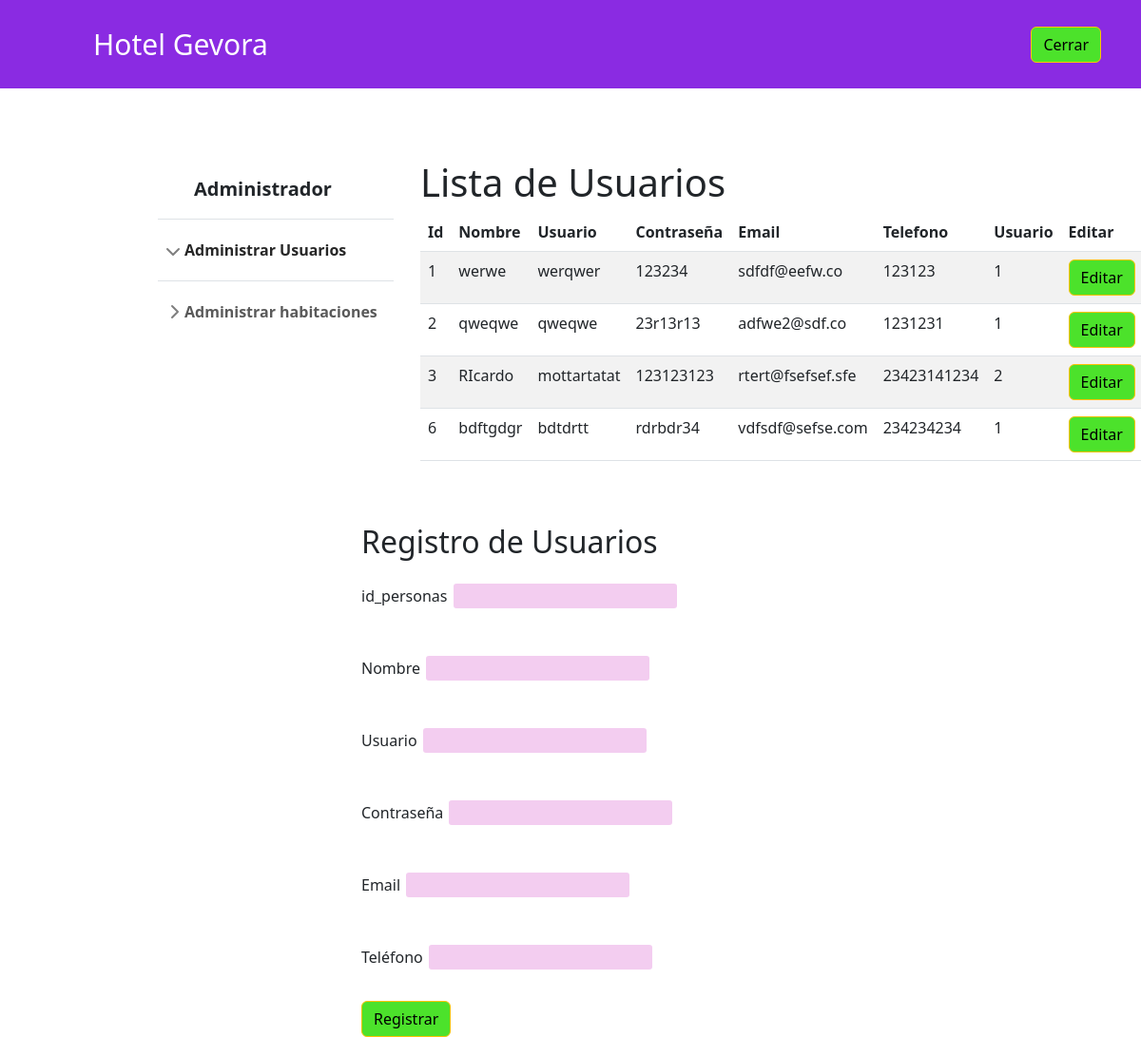
Page /nuevousuario on the committed database.
### tables this page shows
CREATE TABLE personas (id_personas INT PRIMARY KEY NOT NULL, nombre TEXT NOT NULL, usuario TEXT NOT NULL, password STRING NOT NULL, email TEXT NOT NULL, telefono TEXT NOT NULL, tipo_persona INT NOT NULL REFERENCES tipo_personas (id_tipo_persona)) WITHOUT ROWID;

### app.py (the view, shortened to what this page needs)
@app.route('/nuevousuario', methods=['GET', 'POST'])
def nuevousuario():
    if  request.method == "GET": # Si la ruta es accedida a través del método GET entonces
        personas =  verPersonas()
        return render_template('nuevousuario.html', personas = personas) # Redirecciona vista nuevo.html enviando la variable form

### app.py (called while the page is built)
def sql_connection():
    try:
        con = sqlite3.connect('database/hotelgevora.db')
        return con;
    except Error:
        print(Error)

def verPersonas():
    personas = sql_select_personas()
    return personas

def sql_select_personas():
    strsql = "SELECT * FROM personas;"
    con = sql_connection()
    cursorObj = con.cursor()
    cursorObj.execute(strsql)
    personas = cursorObj.fetchall()
    return personas

### templates/nuevousuario.html (shortened to what this page needs)
<!DOCTYPE html>
<html lang="en">
<head>
    <link href="https://cdn.jsdelivr.net/npm/bootstrap@5.2.1/dist/css/bootstrap.min.css" rel="stylesheet">
    <link href="{{ url_for('static', filename='css/estilo.css') }}" rel="stylesheet">
    <link href="{{ url_for('static', filename='css/sidebars.css') }}" rel="stylesheet">
</head>
<body>
    <header class="p-3 text-bg-dark">
        <div class="container">
          <div class="d-flex flex-wrap align-items-center justify-content-center justify-content-lg-start">
            <a href="/" class="d-flex align-items-center mb-2 mb-lg-0 text-white text-decoration-none">
              <svg class="bi me-2" width="40" height="32" role="img" aria-label="Bootstrap"><use xlink:href="#bootstrap"/></svg>
            </a>
            <ul class="nav col-12 col-lg-auto me-lg-auto mb-2 justify-content-center mb-md-0">
              <li class="Logo"><a href="/" class="nav-link px-2 text-white">Hotel Gevora </a></li>
              </ul>
            <div class="text-end">
               <a href="/" class=""><button type="button" class="btnaux btn btn-warning">Cerrar</button></a>
            </div>
          </div>
        </div>
    </header>
  <main class="menu_lateral d-flex flex-nowrap">
    <div class="flex-shrink-0 p-3 bg-white" style="width: 280px;">
        <a class="d-flex align-items-center pb-3 mb-3 link-dark text-decoration-none border-bottom">
          <svg class="bi pe-none me-2" width="30" height="24"><use xlink:href="#bootstrap"/></svg>
          <span class="fs-5 fw-semibold">Administrador</span>
        </a>
        <ul class="list-unstyled ps-0">
          <li class="mb-1">
            <a href="#" class="text-decoration-none rounded"><button class="btn btn-toggle d-inline-flex align-items-center rounded border-0 collapsed" data-bs-toggle="collapse" data-bs-target="#home-collapse" aria-expanded="true">
              Administrar Usuarios
          </button></a>
          </li>
          <li class="border-top my-3"></li>
          <li class="mb-1">
            <a href="nuevahabitacion" class="text-decoration-none rounded"><button class="btn btn-toggle d-inline-flex align-items-center rounded border-0 collapsed" data-bs-toggle="collapse" data-bs-target="#dashboard-collapse" aria-expanded="false">
              Administrar habitaciones
          </button></a>
          </li>
        </ul>
    </div>
    <div clas="form_Center">
      <div class="container-fluid ">
        <h1>Lista de Usuarios</h1>
        <table class="table table-striped">
          <thead>
            <tr>
              <th scope="col">Id</th>
              <th scope="col">Nombre</th>
              <th scope="col">Usuario</th>
              <th scope="col">Contraseña</th>
              <th scope="col">Email</th>
              <th scope="col">Telefono</th>
              <th scope="col">Usuario</th>
              <th scope="col">Editar</th>
            </tr>
          </thead>
          <tbody>
            {% for pro in personas %}
              <tr>
                  <td width="2">{% print(pro[0]) %}</td>
                  <td width="2">{% print(pro[1]) %}</td>
                  <td width="2">{% print(pro[2]) %}</td>
                  <td width="2">{% print(pro[3]) %}</td>
                  <td width="2">{% print(pro[4]) %}</td>
                  <td width="2">{% print(pro[5]) %}</td>
                  <td width="2">{% print(pro[6]) %}</td>
                  <td><button type="submit" class="btnaux btn btn-warning">Editar</button>
                </tr>
            {% endfor %}
          </tbody>
        </table>
      </div>
    </div>
  </main>
  <div class="form_Center container" >
    <h2>Registro de Usuarios</h2>
    <form action="/nuevousuario" method="POST">
      <p><label for="id_personas">id_personas</label>
      <input type="int" name="id233" id="id233" class="cajas"></p>
      <p><label for="nombre">Nombre</label>
      <input type="text" name="nombre" id="nombre" class="cajas"></p>
      <p><label for="usuario">Usuario</label>
      <input type="text" name="usuario" id="usuario" class="cajas"></p>
      <p><label for="password">Contraseña</label>
      <input type="password" name="password" id="password" class="cajas"></p>
      <p><label for="email">Email</label>
      <input type="email" name="email" id="email" class="cajas"></p>
      <p><label for="telefono">Teléfono</label>
      <input type="number" name="telefono" id="telefono" class="cajas"></p>
      <input type="submit" value="Registrar" name="submit" class="btnaux btn btn-warning">
    </form>
  </div>
</body>
</html>

### static/css/estilo.css (style rules this page uses)
.nav-link { font-size: 30px !important; }
.text-bg-dark { background-color: blueviolet !important; }
.btnaux { background-color: rgb(76, 226, 43); }
.menu_lateral { margin-left: 150px !important; margin-top: 75px !important; }
.cajas { border-radius: 5px; margin: 15px 0; background-color: #f3cdf0; border: 2px solid #fff; }
.form_Center { padding-left: 350px; margin-top: 50px; }

### static/css/sidebars.css (style rules this page uses)
body { min-height: 100vh; min-height: -webkit-fill-available; }
html { height: -webkit-fill-available; }
main { height: 100vh; height: -webkit-fill-available; max-height: 100vh; overflow-x: auto; overflow-y: hidden; }
.btn-toggle { padding: .25rem .5rem; font-weight: 600; color: rgba(0, 0, 0, .65); background-color: transparent; }
.btn-toggle::before { width: 1.25em; line-height: 0; transition: transform .35s ease; transform-origin: .5em 50%; }
.btn-toggle[aria-expanded="true"] { color: rgba(0, 0, 0, .85); }
.btn-toggle[aria-expanded="true"]::before { transform: rotate(90deg); }

### rows in the picture
personas: id_personas "1", nombre "werwe", usuario "werqwer", password "123234", email "sdfdf@eefw.co", telefono "123123", tipo_persona "1"
personas: id_personas "2", nombre "qweqwe", usuario "qweqwe", password "23r13r13", email "adfwe2@sdf.co", telefono "1231231", tipo_persona "1"
personas: id_personas "3", nombre "RIcardo", usuario "mottartatat", password "123123123", email "rtert@fsefsef.sfe", telefono "23423141234", tipo_persona "2"
personas: id_personas "6", nombre "bdftgdgr", usuario "bdtdrtt", password "rdrbdr34", email "vdfsdf@sefse.com", telefono "234234234", tipo_persona "1"
